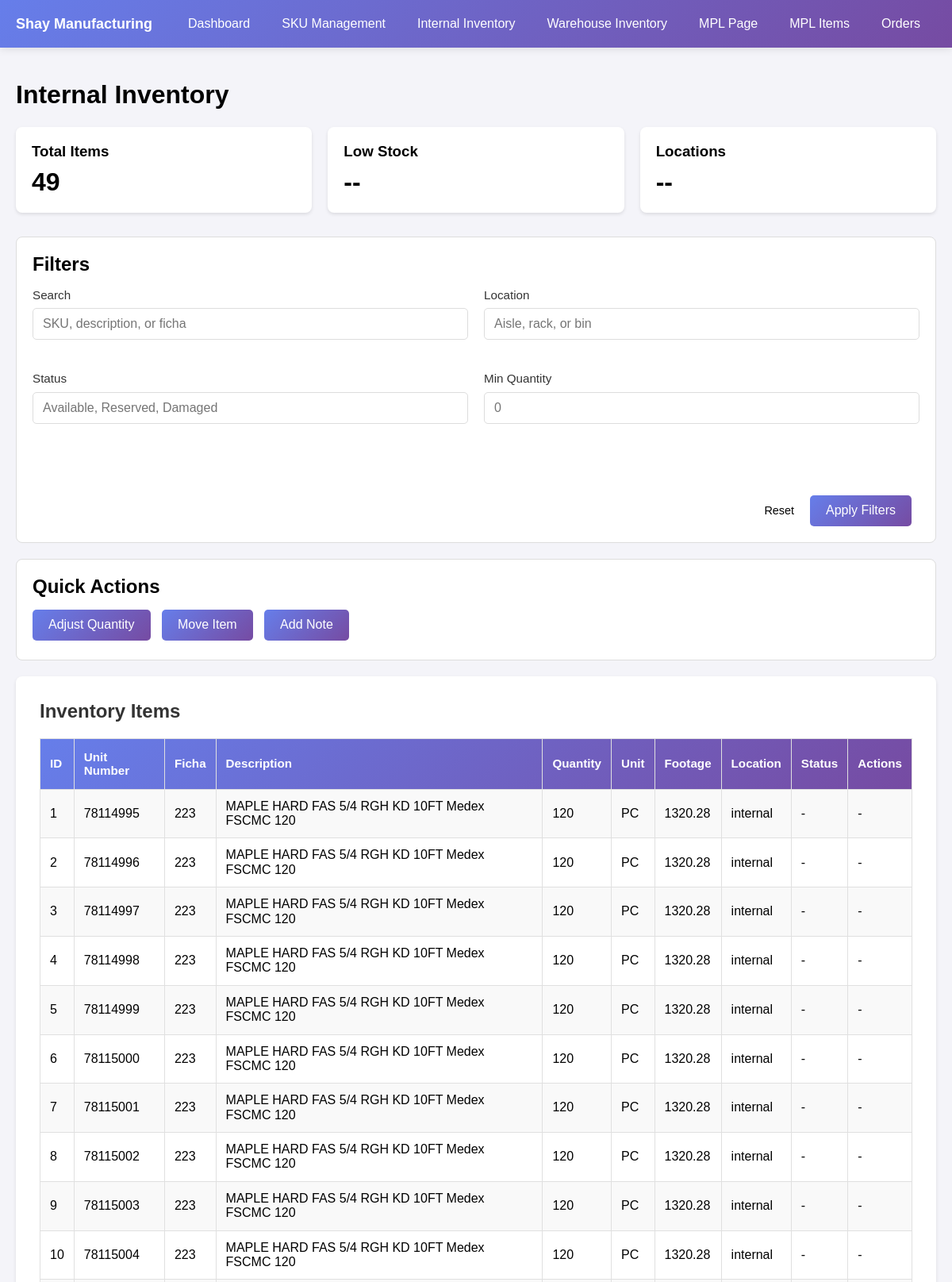
The page /i_inventory.php (upper part) on the database as committed earlier.
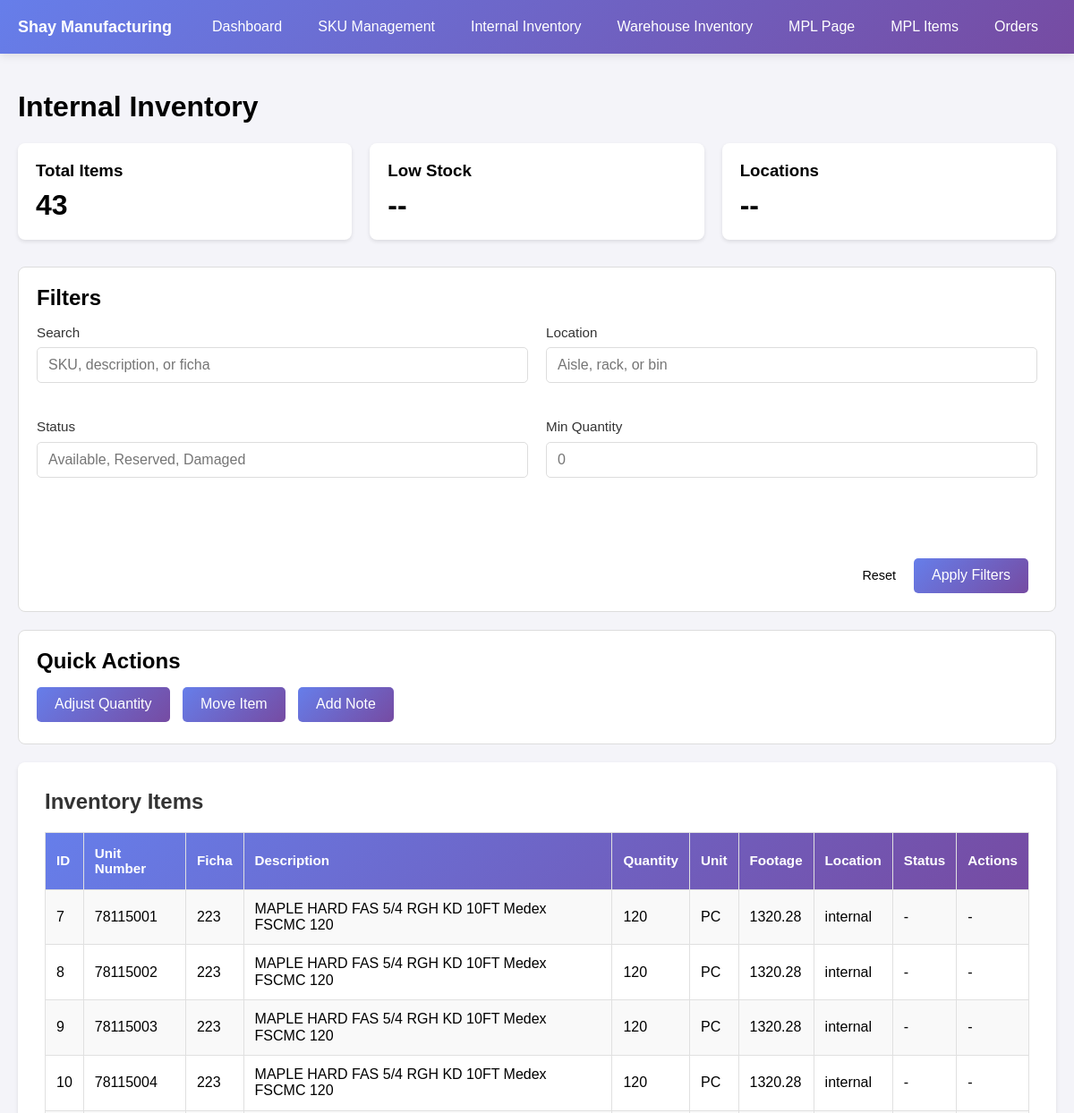
The same page on the database as committed later.
### tables this page shows
CREATE TABLE `inventory_item_info` (
  `inventory_id` int(100) NOT NULL,
  `sku` varchar(100) DEFAULT NULL,
  `unit_numb` int(15) DEFAULT NULL,
  `ficha` int(11) DEFAULT NULL,
  `description1` text,
  `description2` text,
  `quantity` int(15) NOT NULL,
  `quantity_unit` varchar(10) NOT NULL,
  `footage_quantity` float NOT NULL,
  `location` text
);

### i_inventory.php (the view, shortened to what this page needs)
<?php
	require_once('db_connect.php');
    $inventory_count = mysqli_num_rows(mysqli_query($connection, "SELECT inventory_id FROM inventory_item_info WHERE location = 'internal'"));
?>
<!DOCTYPE html>
<html lang="en">
<head>
	<link rel="stylesheet" href="css/stylesheet.css">
	<link rel="stylesheet" href="css/nav.css">
	<link rel="stylesheet" href="css/normalize.css">
</head>
<body>
	<?php include('header.php'); ?>
	<div class="dashboard-container">
		<h1>Internal Inventory</h1>
		<div class="stats-row">
			<div class="card">
				<h3>Total Items</h3>
				<p class="stat-number"><?php echo $inventory_count; ?></p>
			</div>
			<div class="card">
				<h3>Low Stock</h3>
				<p class="stat-number">--</p>
			</div>
			<div class="card">
				<h3>Locations</h3>
				<p class="stat-number">--</p>
			</div>
		</div>
		<div class="section-container">
			<h2>Filters</h2>
			<form method="GET" class="form-grid">
				<div class="form-group">
					<label for="search">Search</label>
					<input type="text" id="search" name="search" placeholder="SKU, description, or ficha">
				</div>
				<div class="form-group">
					<label for="location">Location</label>
					<input type="text" id="location" name="location" placeholder="Aisle, rack, or bin">
				</div>
				<div class="form-group">
					<label for="status">Status</label>
					<input type="text" id="status" name="status" placeholder="Available, Reserved, Damaged">
				</div>
				<div class="form-group">
					<label for="min_qty">Min Quantity</label>
					<input type="number" id="min_qty" name="min_qty" placeholder="0">
				</div>
				<div class="form-footer-actions full-width">
					<a href="i_inventory.php" class="cancel-link">Reset</a>
					<button type="submit" class="btn">Apply Filters</button>
				</div>
			</form>
		</div>
		<div class="section-container">
			<h2>Quick Actions</h2>
			<div class="button-group">
				<a href="#" class="btn">Adjust Quantity</a>
				<a href="#" class="btn">Move Item</a>
				<a href="#" class="btn">Add Note</a>
			</div>
		</div>
		<div class="table-container">
			<h2>Inventory Items</h2>
			<table class="data_tb">
				<tr>
					<th>ID</th>
					<th>Unit Number</th>
					<th>Ficha</th>
					<th>Description</th>
					<th>Quantity</th>
					<th>Unit</th>
					<th>Footage</th>
					<th>Location</th>
					<th>Status</th>
					<th>Actions</th>
				</tr>
				<?php
					$result = mysqli_query($connection, "SELECT * FROM inventory_item_info WHERE location = 'internal'");
					if ($result && mysqli_num_rows($result) > 0) {
						while ($row = mysqli_fetch_assoc($result)) {
							$description = trim(($row['description1'] ?? '') . ' ' . ($row['description2'] ?? ''));
							echo "<tr>";
							echo "<td>" . htmlspecialchars($row['inventory_id'] ?? '') . "</td>";
							echo "<td>" . htmlspecialchars($row['unit_numb'] ?? '') . "</td>";
							echo "<td>" . htmlspecialchars($row['ficha'] ?? '') . "</td>";
							echo "<td>" . htmlspecialchars($description) . "</td>";
							echo "<td>" . htmlspecialchars($row['quantity'] ?? '') . "</td>";
							echo "<td>" . htmlspecialchars($row['quantity_unit'] ?? '') . "</td>";
							echo "<td>" . htmlspecialchars($row['footage_quantity'] ?? '') . "</td>";
							echo "<td>" . htmlspecialchars($row['location'] ?? '-') . "</td>";
							echo "<td>" . htmlspecialchars($row['status'] ?? '-') . "</td>";
							echo "<td>-</td>";
							echo "</tr>";
						}
					} else {
						echo "<tr><td colspan='10'>No inventory items found.</td></tr>";
					}
				?>
			</table>
		</div>
	</div>
</body>
</html>

Rows that differ between the two databases and show on the page:
no longer on this page (row edited): inventory_item_info: inventory_id "1", unit_numb "78114995", ficha "223", description "MAPLE HARD FAS 5/4 RGH KD 10FT Medex FSCMC 120", quantity "120", quantity_unit "PC", footage_quantity "1320.28", location "internal", status "-"
no longer on this page (row edited): inventory_item_info: inventory_id "2", unit_numb "78114996", ficha "223", description "MAPLE HARD FAS 5/4 RGH KD 10FT Medex FSCMC 120", quantity "120", quantity_unit "PC", footage_quantity "1320.28", location "internal", status "-"
no longer on this page (row edited): inventory_item_info: inventory_id "3", unit_numb "78114997", ficha "223", description "MAPLE HARD FAS 5/4 RGH KD 10FT Medex FSCMC 120", quantity "120", quantity_unit "PC", footage_quantity "1320.28", location "internal", status "-"
no longer on this page (row edited): inventory_item_info: inventory_id "4", unit_numb "78114998", ficha "223", description "MAPLE HARD FAS 5/4 RGH KD 10FT Medex FSCMC 120", quantity "120", quantity_unit "PC", footage_quantity "1320.28", location "internal", status "-"
no longer on this page (row edited): inventory_item_info: inventory_id "5", unit_numb "78114999", ficha "223", description "MAPLE HARD FAS 5/4 RGH KD 10FT Medex FSCMC 120", quantity "120", quantity_unit "PC", footage_quantity "1320.28", location "internal", status "-"
no longer on this page (row edited): inventory_item_info: inventory_id "6", unit_numb "78115000", ficha "223", description "MAPLE HARD FAS 5/4 RGH KD 10FT Medex FSCMC 120", quantity "120", quantity_unit "PC", footage_quantity "1320.28", location "internal", status "-"
Other text that changed with them:
$inventory_count: "49" → "43"
